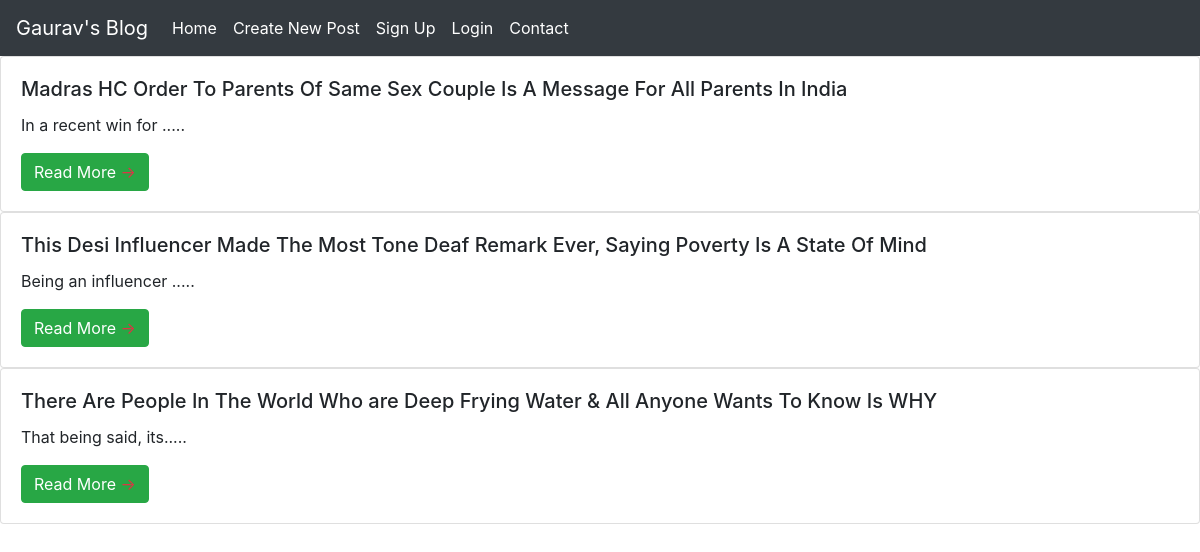
The page / on the database its author committed.
### tables this page shows
CREATE TABLE `post` (
  `id` int(11) NOT NULL,
  `title` blob NOT NULL,
  `Content` longblob NOT NULL,
  `user` varchar(255) NOT NULL
);

### logic.php (called while the page is built, shortened)
<?php
    $conn = mysqli_connect("localhost","root","","gaurav_blog");
    $sql = "select * from post";
    $query = mysqli_query($conn,$sql);
?>

### index.php (the view, shortened to what this page needs)
<?php
  include "logic.php";
?>
<!doctype html>
<html lang="en">
  <head>
    <link rel="stylesheet" href="https://cdn.jsdelivr.net/npm/bootstrap@4.6.0/dist/css/bootstrap.min.css">
  </head>
  <body>
  <?php
    include "nav.php";
  ?>
    <?php foreach ($query as $q) {?>
    <div class="card">
  <div class="card-body">
    <h5 class="card-title"><?php echo $q['title'];?></h5>
    <p class="card-text"><?php echo substr($q['Content'],0,20); echo ".....";?></p>
    <a href="post.php?id=<?php echo $q['id']?>" class="btn btn-success">Read More <span class="text-danger">&rarr;</span></a>
  </div>
</div>
    <?php }?>
  </body>
</html>

### nav.php (shortened to what this page needs)
<nav class="navbar navbar-expand-lg navbar-dark bg-dark">
  <a class="navbar-brand" href="index.php">Gaurav's Blog</a>
  <div class="collapse navbar-collapse" id="navbarSupportedContent">
    <ul class="navbar-nav mr-auto">
      <li class="nav-item active">
        <a class="nav-link" href="index.php">Home <span class="sr-only">(current)</span></a>
      </li>
      <li class="nav-item active">
        <a class="nav-link" href="create.php">Create New Post</a>
      </li>
      <?php if(empty($_SESSION['name'])){ ?>
      <li class="nav-item active">
        <a class="nav-link" href="signup.php">Sign Up</a>
      </li>
      <li class="nav-item active">
        <a class="nav-link" href="login.php">Login</a>
      </li>
      <?php }?>
      <li class="nav-item active">
        <a class="nav-link" href="contact.php">Contact <span class="sr-only"></span></a>
      </li>
    </ul>
  </div>
</nav>

### rows shown on the page
post: title "Madras HC Order To Parents Of Same Sex Couple Is A Message For All Parents In India", Content "In a recent win for"
post: title "This Desi Influencer Made The Most Tone Deaf Remark Ever, Saying Poverty Is A State Of Mind", Content "Being an influencer"
post: title "There Are People In The World Who are Deep Frying Water & All Anyone Wants To Know Is WHY", Content "That being said, its"
